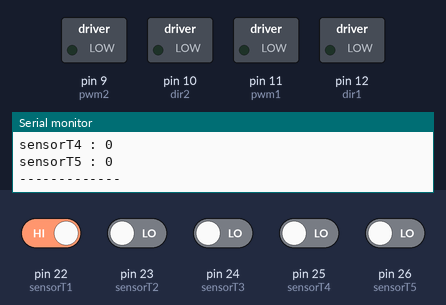
A sketch run on a simulated Arduino Mega 2560, built with avr-gcc and run on an emulated ATmega2560. Parts: switched loads named in the sketch (green lamp = pin HIGH), the last lines printed to the serial monitor. Dashed ring = blinking. The test bench sets the inputs (shaded band); at power-on: pin 22 (sensorT1) HIGH, pin 23 (sensorT2), pin 24 (sensorT3), pin 25 (sensorT4), pin 26 (sensorT5) LOW.

Above: at 1.2 s.
1.3 s: pin 23 (sensorT2) driven HIGH
At 1.66 s:
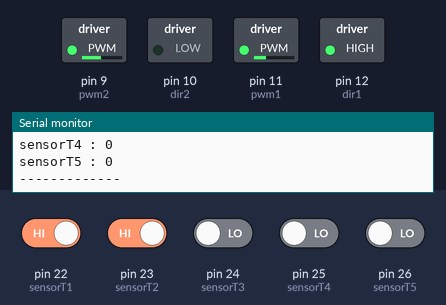
4.3 s: pin 24 (sensorT3) driven HIGH
At 5.2 s:
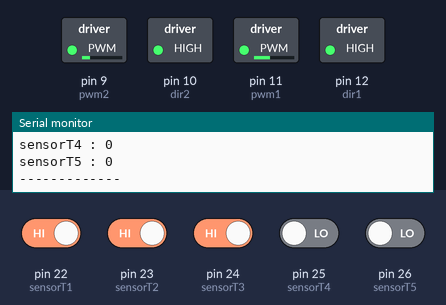
5.8 s: pin 24 (sensorT3) driven LOW
At 8.7 s:
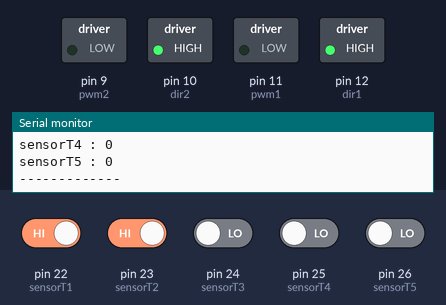
8.8 s: pin 22 (sensorT1) driven LOW
At 9.8 s:
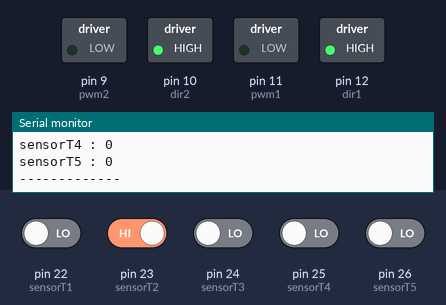
10.3 s: pin 24 (sensorT3) driven HIGH and pin 25 (sensorT4) driven HIGH
At 11.5 s:
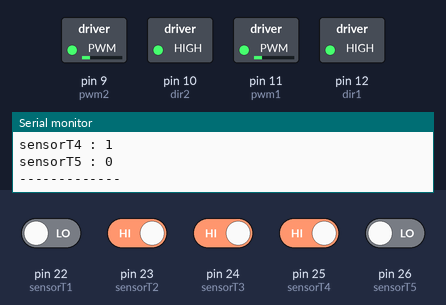
11.8 s: pin 23 (sensorT2) driven LOW and pin 26 (sensorT5) driven HIGH
At 12.2 s:
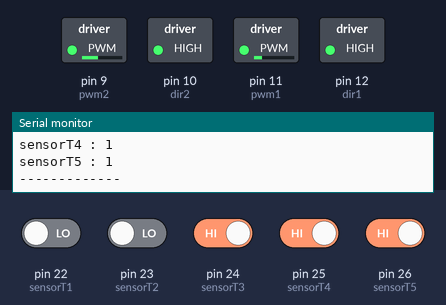
Timing chart, 0 to 14.3 s (numbered marks = the images above; inputs shaded):
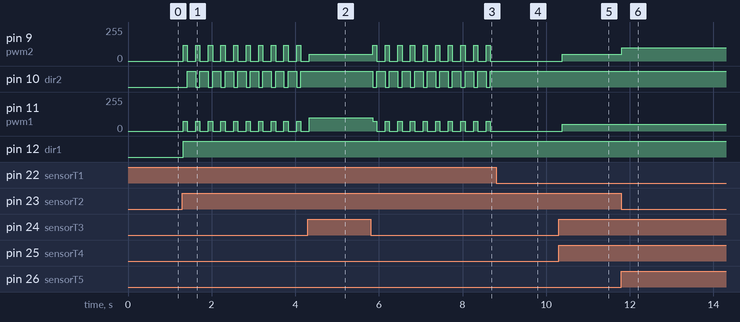

The sketch:

test_motor_driver.ino
```cpp
//set PIN data of line direction sensor
#define  sensorT1 22
#define  sensorT2 23
#define  sensorT3 24
#define  sensorT4 25
#define  sensorT5 26

//save to read the reperent from line sensor
int dataSensorT1 = 0;
int dataSensorT2 = 0;
int dataSensorT3 = 0;
int dataSensorT4 = 0;
int dataSensorT5 = 0;

// set PIN motor and power rolling
#define dir1 12
#define dir2 10
#define pwm1 11
#define pwm2 9

void setup() {
  Serial.begin(250000);
  //line direction sensor
  pinMode(sensorT1, INPUT);
  pinMode(sensorT2, INPUT);
  pinMode(sensorT3, INPUT);
  pinMode(sensorT4, INPUT);
  pinMode(sensorT5, INPUT);

  //motor and power rolling
  pinMode(dir1, OUTPUT);
  pinMode(dir2, OUTPUT);
  pinMode(pwm1, OUTPUT);
  pinMode(pwm2, OUTPUT);

} //Ending setup fucntion

void loop() {

  dataSensorT1 = digitalRead(sensorT1); // PIN 22
  dataSensorT2 = digitalRead(sensorT2); // PIN 23
  dataSensorT3 = digitalRead(sensorT3); // PIN 24
  dataSensorT4 = digitalRead(sensorT4); // PIN 25
  dataSensorT5 = digitalRead(sensorT5); // PIN 26

  Serial.print("sensorT1 : ");
  Serial.println(dataSensorT1);
  Serial.print("sensorT2 : ");
  Serial.println(dataSensorT2);
  Serial.print("sensorT3 : ");
  Serial.println(dataSensorT3);
  Serial.print("sensorT4 : ");
  Serial.println(dataSensorT4);
  Serial.print("sensorT5 : ");
  Serial.println(dataSensorT5);
  Serial.println("-------------");

      if ((dataSensorT1 == 0) && (dataSensorT2 == 1) && (dataSensorT3 == 1) && (dataSensorT4 == 1)&& (dataSensorT5 == 0))
      {
              forward(50, 49);
      }
      // sensorT4 out == move right faster than left
      // 1 110 0
      if ((dataSensorT1 == 1) && (dataSensorT2 == 1) && (dataSensorT3 == 1) && (dataSensorT4 == 0)&& (dataSensorT5 == 0))
      {
        rightFast(100, 50);
      }
      // sensorT2 out == move left faster than right
      // 0 011 1
      if ((dataSensorT1 == 0) && (dataSensorT2 == 0) && (dataSensorT3 == 1) && (dataSensorT4 == 1)&& (dataSensorT5 == 1))
      {
        leftFast(50, 100);
      }
      //
      // 0 001 1
      if ((dataSensorT1 == 0) && (dataSensorT2 == 0) && (dataSensorT3 == 0) && (dataSensorT4 == 1)&& (dataSensorT5 == 1))
      {
        hardLeft(150, 75);
        delay(300);
        forward(50, 49);
        delay(800);
      }
            //
      // 1 100 0
      if ((dataSensorT1 == 1) && (dataSensorT2 == 1) && (dataSensorT3 == 0) && (dataSensorT4 == 0)&& (dataSensorT5 == 0))
      {
        hardRight(75, 120);
        delay(100);
      }
      // 0 000 0
      if ((dataSensorT1 == 1) && (dataSensorT2 == 1) && (dataSensorT3 == 0) && (dataSensorT4 == 0)&& (dataSensorT5 == 0))
      {
        forward(0, 0);
        delay(100);
      }

  delay(100);

}

void forward(int setPWM1, int setPWM2)
{
  //right motor
  digitalWrite(dir1, HIGH);
  analogWrite(pwm1, setPWM1);
  //left motor
  digitalWrite(dir2, HIGH);
  analogWrite(pwm2, setPWM2);
}

void rightFast(int setPWM1, int setPWM2)
{
  //right motor
  digitalWrite(dir1, HIGH);
  analogWrite(pwm1, setPWM1);
  //left motor
  digitalWrite(dir2, HIGH);
  analogWrite(pwm2, setPWM2);
}

void leftFast(int setPWM1, int setPWM2)
{
  //right motor
  digitalWrite(dir1, HIGH);
  analogWrite(pwm1, setPWM1);
  //left motor
  digitalWrite(dir2, HIGH);
  analogWrite(pwm2, setPWM2);
}

void hardLeft(int setPWM1, int setPWM2)
{
  //right motor
  digitalWrite(dir1, LOW);
  analogWrite(pwm1, setPWM1);
  //left motor
  digitalWrite(dir2, HIGH);
  analogWrite(pwm2, setPWM2);
}

void hardRight(int setPWM1, int setPWM2)
{
  //right motor
  digitalWrite(dir1, HIGH);
  analogWrite(pwm1, setPWM1);
  //left motor
  digitalWrite(dir2, LOW);
  analogWrite(pwm2, setPWM2);
}

void uturnRightZone (int setPWM1, int setPWM2)
{
  //right motor
  digitalWrite(dir1, LOW);
  analogWrite(pwm1, setPWM1);
  //left motor
  digitalWrite(dir2, HIGH);
  analogWrite(pwm2, setPWM2);
}

void uturnLeftZone (int setPWM1, int setPWM2)
{
  //right motor
  digitalWrite(dir1, HIGH);
  analogWrite(pwm1, setPWM1);
  //left motor
  digitalWrite(dir2, LOW);
  analogWrite(pwm2, setPWM2);
}
```

Measured:
- after the input at 1.3 s, pin 9 (pwm2): alternates 120/255 for 0.10 s and 0/255 for 0.20 s, starting at once; pin 10 (dir2): alternates HIGH for 0.20 s and LOW for 0.10 s, starting after 0.12 s; pin 11 (pwm1): alternates 75/255 for 0.10 s and 0/255 for 0.20 s, starting at once; pin 12 (dir1): LOW → HIGH at once
- after the input at 4.3 s, pin 10 (dir2): stops changing and stays HIGH
- after the input at 5.8 s, pin 9 (pwm2): alternates 120/255 for 0.10 s and 0/255 for 0.20 s, starting after 0.05 s; pin 10 (dir2): alternates HIGH for 0.20 s and LOW for 0.10 s, starting after 0.05 s; pin 11 (pwm1): alternates 75/255 for 0.10 s and 0/255 for 0.20 s, starting after 0.05 s
- after the input at 8.8 s, pin 9 (pwm2), pin 11 (pwm1): stops changing and stays 0/255; pin 10 (dir2): stops changing and stays HIGH
- after the input at 10.3 s, pin 9 (pwm2): 0/255 → 49/255 after 0.08 s; pin 11 (pwm1): 0/255 → 50/255 after 0.08 s
- after the input at 11.8 s, pin 9 (pwm2): 49/255 → 100/255 at once
